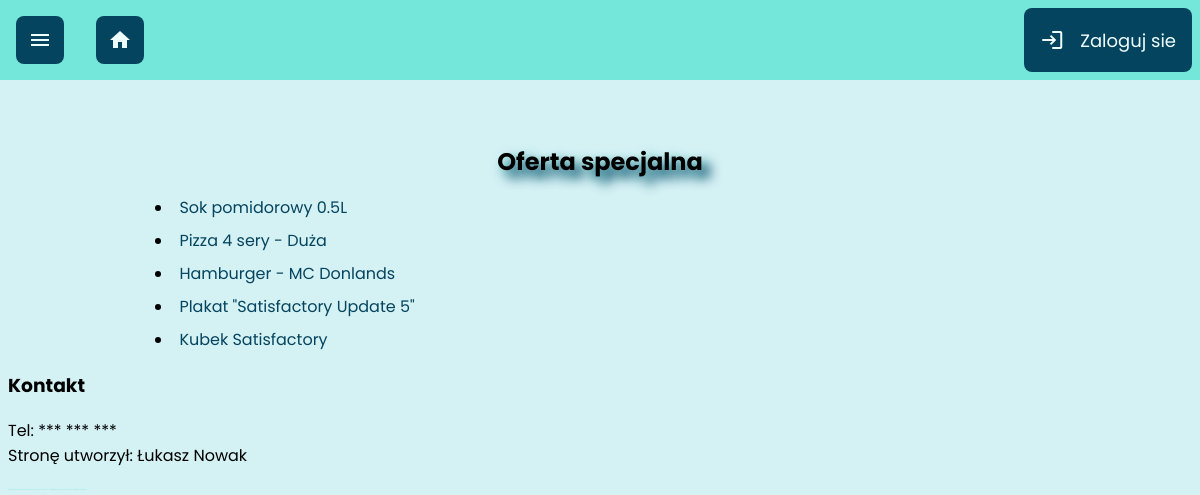
Before: / with the older database file.
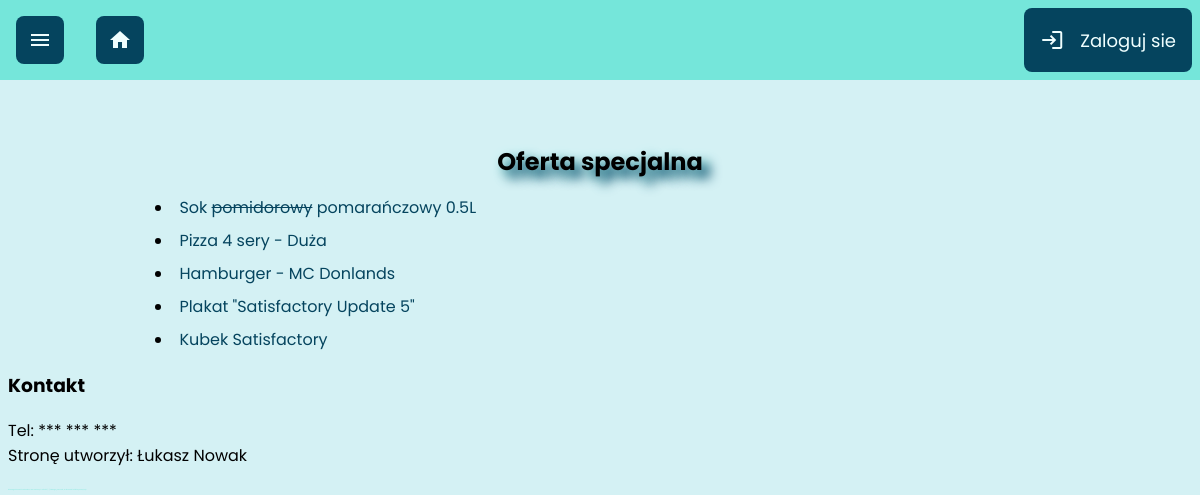
After: the same page with the newer database file.
### tables this page shows
CREATE TABLE `products` (
  `product_id` int(11) NOT NULL,
  `name` text NOT NULL,
  `price` decimal(10,2) NOT NULL,
  `quantity` int(11) NOT NULL,
  `category_id` int(11) NOT NULL,
  `picture_path` varchar(200) NOT NULL,
  `description` text NOT NULL
);

### index.php (the view)
<?php
include_once "components/head.php";
include_once "components/header.php";
include_once "components/nav.php";
?>
<main>
  <h2 class="subtitle">Oferta specjalna</h2>
  <ul>
  <?php
    $q1 = "SELECT * FROM `products` WHERE category_id = 13";
    $conn = connect();
    $res = $conn ->query($q1);
    while($row = $res->fetch_object()){
      echo "<li><a class='special-offer' href='product.php?id=$row->product_id'>" . $row->name . "</a></li>";
    }
  ?>
  </ul>
</main>
<?php
include_once "components/footer.php";
include_once "components/foot.php";
?>

Changed rows visible on the page:
changed products: name "Sok pomidorowy 0.5L" → "Sok pomidorowy pomarańczowy 0.5L"
